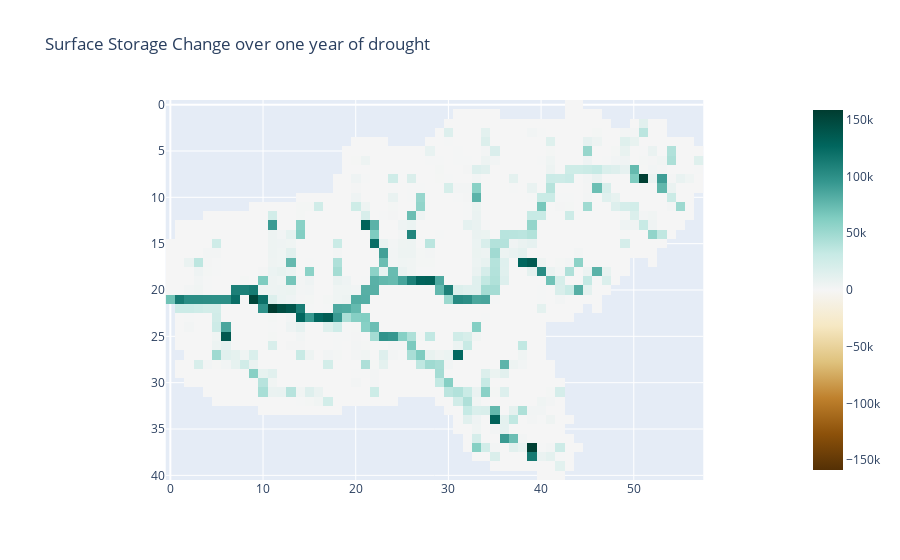

Here is the notebook cell this chart was saved with:
### Code cell
px.imshow(
    data["surface_storage"][200]-data["surface_storage"][0],
    color_continuous_scale=px.colors.diverging.BrBG,
    color_continuous_midpoint=0,
    title="Surface Storage Change over one year of drought"
    )

### Figure 1 — Plotly figure (JSON) as saved in the notebook; plotly's stock layout.template omitted (floating-point values rounded to 4 significant figures; data arrays with more than 128 entries replaced by an {"elided": "..."} marker saying what was removed)
{"data": [{"coloraxis": "coloraxis", "hovertemplate": "x: %{x}<br>y: %{y}<br>color: %{z}<extra></extra>", "name": "0", "type": "heatmap", "xaxis": "x", "yaxis": "y", "z": {"elided": "41x58 float values"}}], "layout": {"coloraxis": {"cmid": 0, "colorscale": [[0, "rgb(84,48,5)"], [0.1, "rgb(140,81,10)"], [0.2, "rgb(191,129,45)"], [0.3, "rgb(223,194,125)"], [0.4, "rgb(246,232,195)"], [0.5, "rgb(245,245,245)"], [0.6, "rgb(199,234,229)"], [0.7, "rgb(128,205,193)"], [0.8, "rgb(53,151,143)"], [0.9, "rgb(1,102,94)"], [1, "rgb(0,60,48)"]]}, "title": {"text": "Surface Storage Change over one year of drought"}, "xaxis": {"anchor": "y", "constrain": "domain", "domain": [0, 1], "scaleanchor": "y"}, "yaxis": {"anchor": "x", "autorange": "reversed", "constrain": "domain", "domain": [0, 1]}}}
